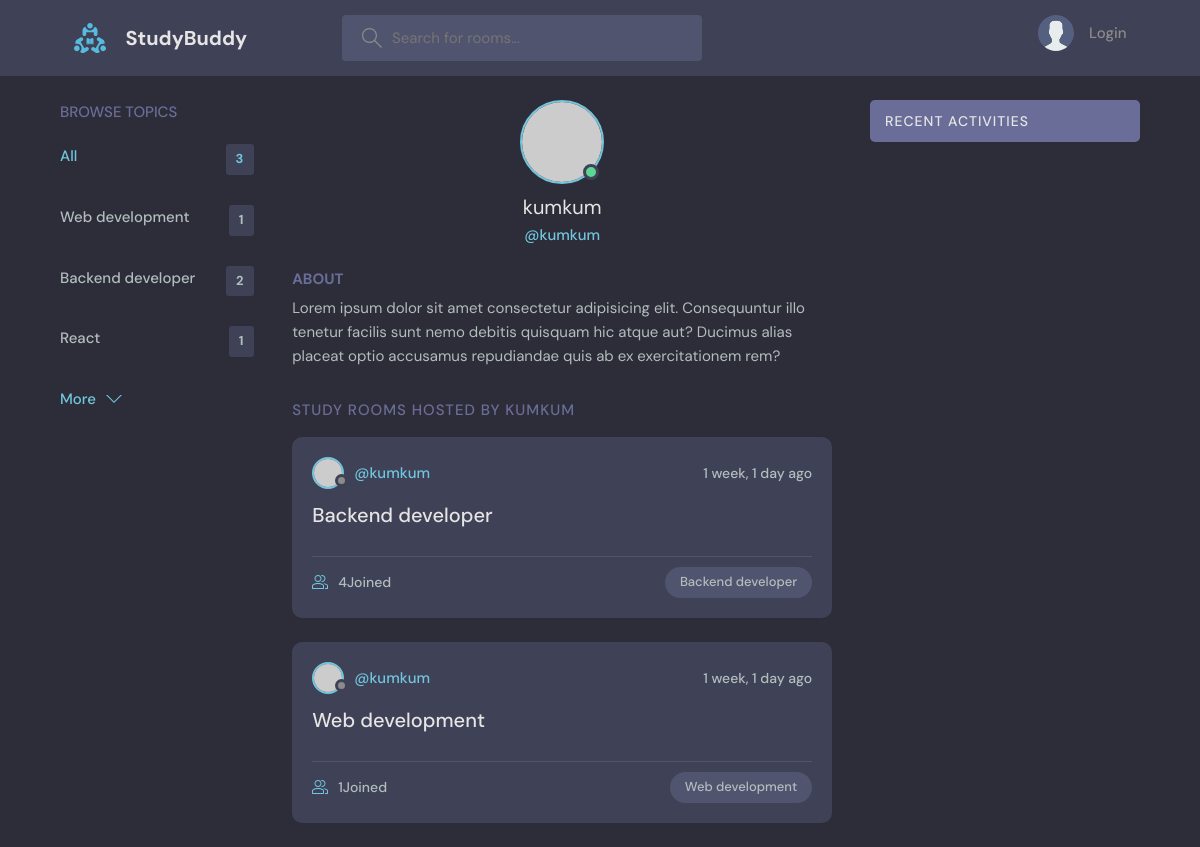
Page /base/profile/1/ on the earlier database version.
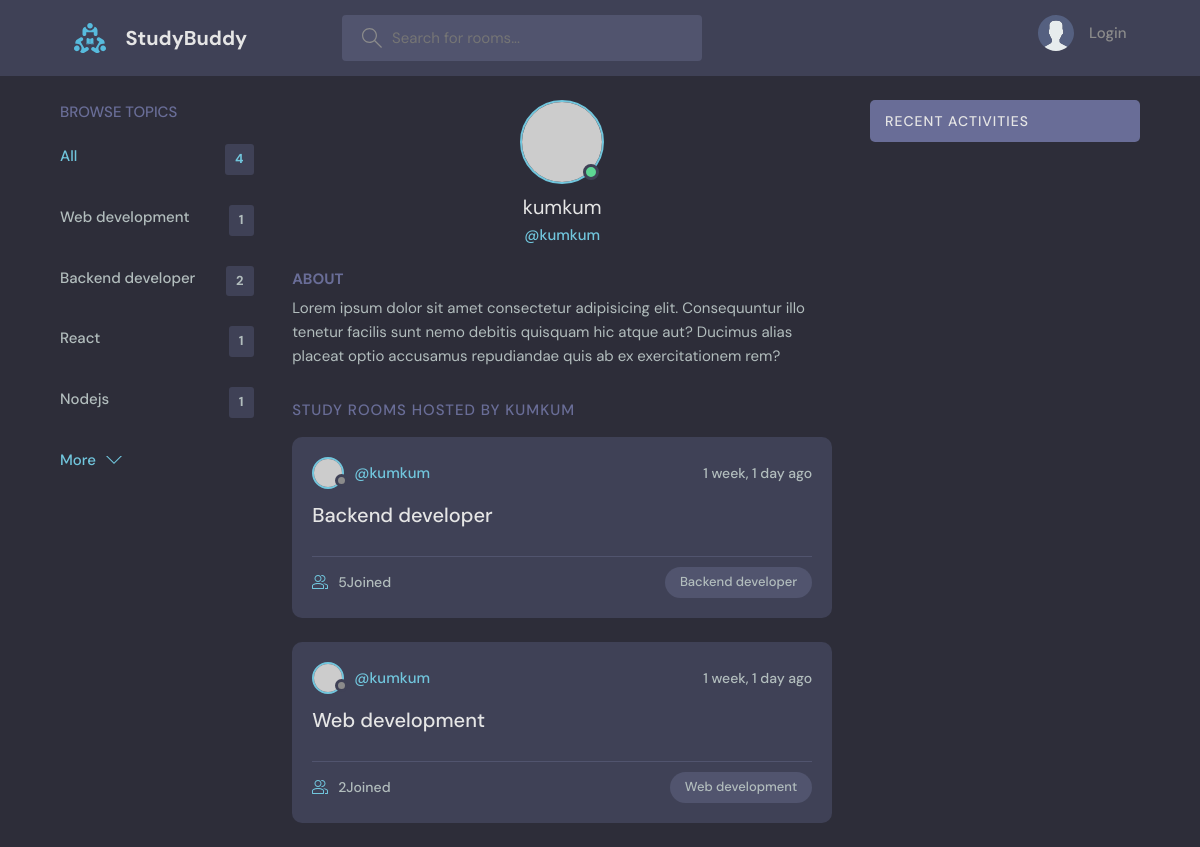
Same page on the later database version.
### base/models.py (models this page shows, shortened)
class Topic(models.Model):
    name=models.CharField(max_length=200)

class Room(models.Model):
    host=models.ForeignKey(User,on_delete=models.SET_NULL,null=True)
    topic=models.ForeignKey(Topic,on_delete=models.SET_NULL,null=True)
    name=models.CharField(max_length=200)
    description=models.TextField(null=True,blank=True)
    participants=models.ManyToManyField(User,related_name='participants',blank=True)
    updated=models.DateTimeField(auto_now=True)
    created=models.DateTimeField(auto_now_add=True)
    class Meta:
        ordering=['-updated','-created']

### base/views.py (the view)
# urls.py: path('profile/<str:pk>/',UserProfile,name='profile'),
def UserProfile(request,pk):
    user=User.objects.get(id=pk)
    rooms=user.room_set.all()
    room_messages=user.message_set.all()
    topics=Topic.objects.all()
    context={'user':user,'rooms':rooms,'room_messages':room_messages,'topics':topics}
    return render(request,'base/profile.html',context)

### templates/base/profile.html (shortened to what this page needs)
{% extends 'main.html' %}
    {% block content %}
  <main class="profile-page layout layout--3">
    <div class="container">
      {% include 'base/topic_component.html' %}
      <div class="roomList">
        <div class="profile">
          <div class="profile__avatar">
            <div class="avatar avatar--large active">
              <img src="https://randomuser.me/api/portraits/men/11.jpg" />
            </div>
          </div>
          <div class="profile__info">
            <h3>{{user.username}}</h3>
            <p>@{{user.username}}</p>
          </div>
          <div class="profile__about">
            <h3>About</h3>
            <p>
              Lorem ipsum dolor sit amet consectetur adipisicing elit. Consequuntur illo tenetur
              facilis sunt nemo debitis quisquam hic atque aut? Ducimus alias placeat optio
              accusamus repudiandae quis ab ex exercitationem rem?
            </p>
          </div>
        </div>
        <div class="roomList__header">
          <div>
            <h2>Study Rooms Hosted by {{user.username}}</a>
            </h2>
          </div>
        </div>
        {% include 'base/feed_component.html' %}
      </div>
      {% include 'base/activity_component.html' %}
    </div>
  </main>
{% endblock content %}

### templates/main.html (shortened to what this page needs)
<!DOCTYPE html>
{% load static %}
<html lang="en">
  <head>
    <link rel="stylesheet" href="{% static 'styles/style.css' %}" />
  </head>
  <body>
    {% include 'navbar.html' %}
    {% block content %}
    {% endblock content %}
  </body>
</html>

### templates/navbar.html (shortened to what this page needs)
{% load static %}
<header class="header header--loggedIn">
    <div class="container">
      <a href="{% url 'home' %}" class="header__logo">
        <img src="{% static 'images/logo.svg' %}" />
        <h1>StudyBuddy</h1>
      </a>
      <form class="header__search" method="get" action="{% url 'home' %}">
        <label>
          <input name="q" placeholder="Search for rooms..." />
        </label>
      </form>
      <nav class="header__menu">
        {% if request.user.is_authenticated %}
        <div class="header__user">
          <a href="{% url 'base:profile' user.id %}">
            <div class="avatar avatar--medium active">
              <img src="https://randomuser.me/api/portraits/men/37.jpg" />
            </div>
            <p>{{request.user.username}}<span>@{{request.user.username}}</span></p>
          </a>
          <button class="dropdown-button">
            <svg version="1.1" xmlns="http://www.w3.org/2000/svg" width="32" height="32" viewBox="0 0 32 32">
              <title>chevron-down</title>
              <path d="M16 21l-13-13h-3l16 16 16-16h-3l-13 13z"></path>
            </svg>
          </button>
        </div>
        {% else %}
        <a href="{% url 'base:login' %}">
          <img src="{% static 'images/avatar.svg' %}" />
          <p>Login</p>
        </a>
        {% endif %}
      </nav>
    </div>
  </header>

### templates/base/topic_component.html
<div class="topics">
    <div class="topics__header">
        <h2>Browse Topics</h2>
    </div>
    <ul class="topics__list">
        <li>
            <a href="{% url 'home' %}" class="active">All <span>{{topics.count}}</span></a>
        </li>
        {% for topic in topics %}
        <li>
            <a href="{% url 'home' %}?q={{topic.name}}">{{topic.name}}<span>{{topic.room_set.all.count}}</span></a>
        </li>
        {% endfor %}
    </ul>
    <a class="btn btn--link" href="{% url 'home' %}">
        More
        <svg version="1.1" xmlns="http://www.w3.org/2000/svg" width="32" height="32" viewBox="0 0 32 32">
            <title>chevron-down</title>
            <path d="M16 21l-13-13h-3l16 16 16-16h-3l-13 13z"></path>
        </svg>
    </a>
</div>

### templates/base/feed_component.html (shortened to what this page needs)
{% for room in rooms %}
<div class="roomListRoom">
    <div class="roomListRoom__header">
      <a href="{% url 'base:profile' room.host.id %}" class="roomListRoom__author">
        <div class="avatar avatar--small">
          <img src="https://randomuser.me/api/portraits/women/11.jpg" />
        </div>
        <span>@{{room.host.username}}</span>
      </a>
      <div class="roomListRoom__actions">
        <span>{{room.created|timesince}} ago</span>
      </div>
    </div>
    <div class="roomListRoom__content">
      <a href="{% url 'base:rooms' room.id %}">{{room.name}}</a>
    </div>
    <div class="roomListRoom__meta">
      <a href="{% url 'base:rooms' room.id %}" class="roomListRoom__joined">
       {{room.participants.all.count}}Joined
      </a>
      <p class="roomListRoom__topic">{{room.topic.name}}</p>
    </div>
  </div>
{% endfor %}

### templates/base/activity_component.html (shortened to what this page needs)
<div class="activities">
    <div class="activities__header">
        <h2>Recent Activities</h2>
    </div>
</div>

Differences in the rows shown:
added Topic: name "Nodejs", room_set.all.count "1"
computed for Room "Backend developer": participants.all.count "4" → "5"
computed for Room "Web development": participants.all.count "1" → "2"
Other differences:
{{ topics.count }}: "3" → "4"
